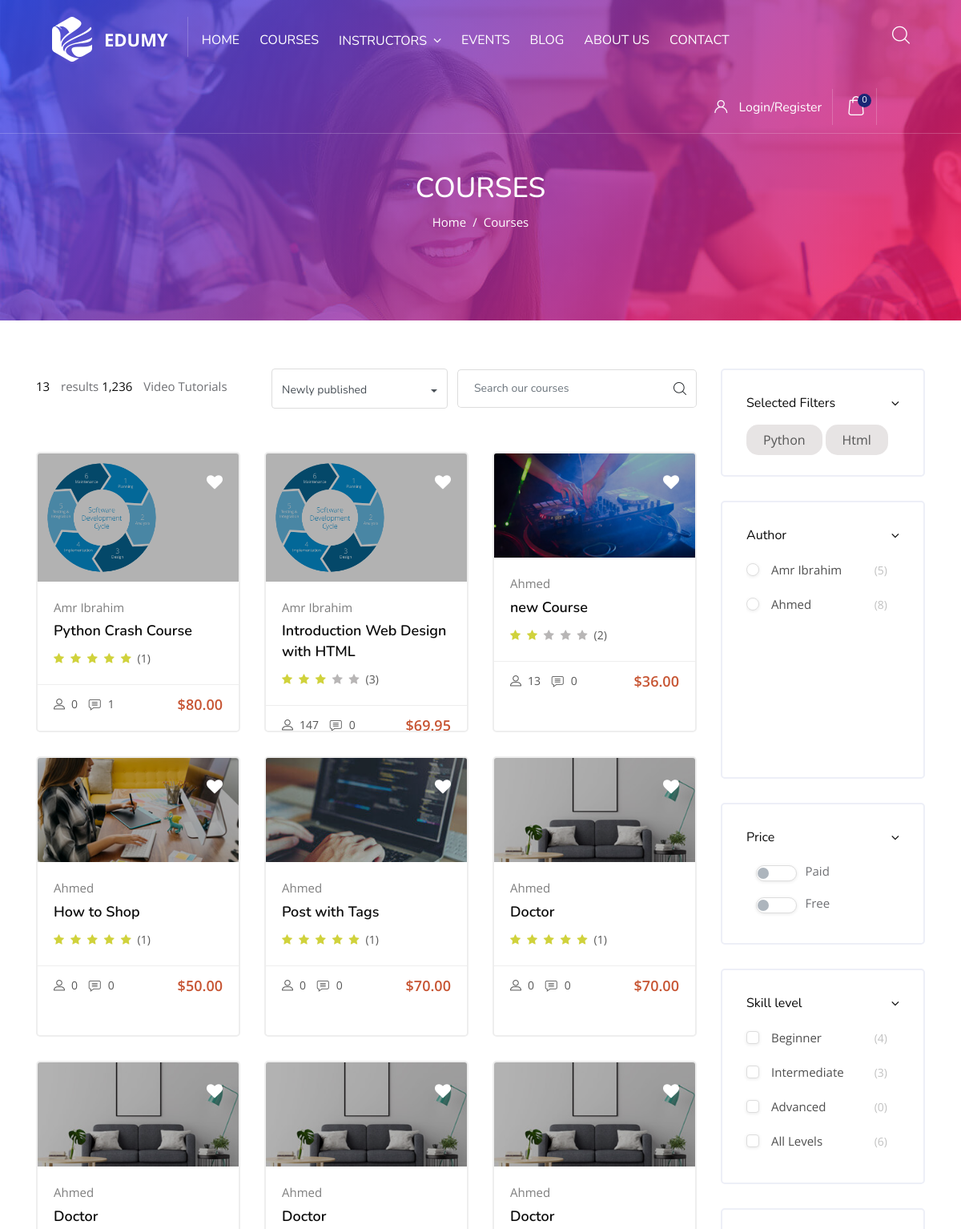
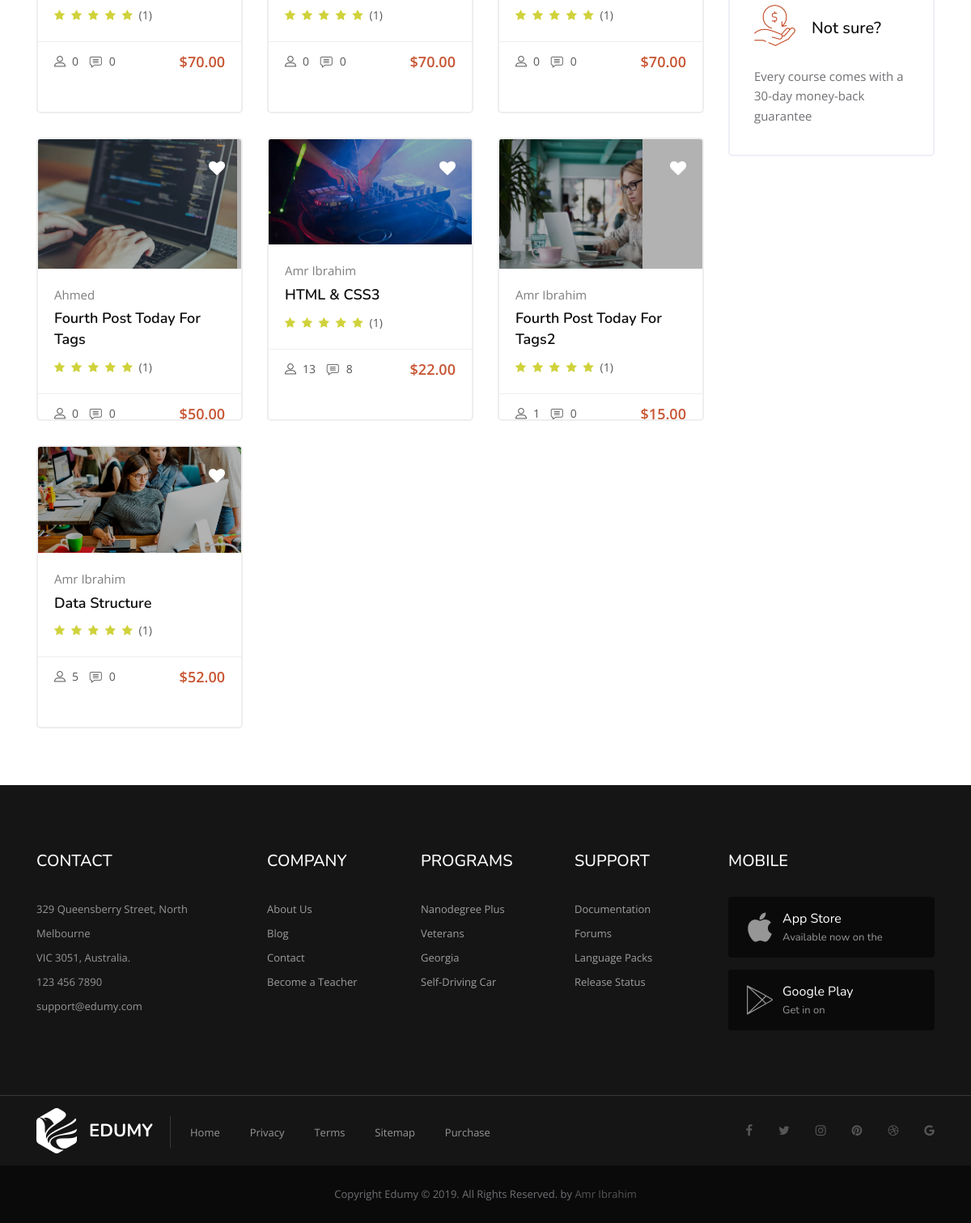
The app's page /search/ with its own data (2 pictures, top to bottom).
### courses/models.py (models this page shows, shortened)
class Course(models.Model):
    title                       = models.CharField(max_length=100)
    slug                        = models.SlugField(blank=True, null=True)
    author                      = models.ForeignKey(Instructor, on_delete=models.CASCADE)
    price                       = models.DecimalField(decimal_places=2, max_digits=10)
    discount                    = models.DecimalField(decimal_places=2, max_digits=10, blank=True, null=True)
    duration                    = models.IntegerField(default=0, help_text="Type the number of minutes", blank=True, null=True)
    full_lifetime_access        = models.BooleanField(default=True)
    assignments                 = models.BooleanField(default=True)
    Certificate_of_completion   = models.BooleanField(default=True)
    preview                     = models.FileField(verbose_name="Course Video Preview", upload_to=preview_video_upload, blank=True, null=True)
    thumbnail                   = models.FileField(verbose_name="Course Thumbnial Image", upload_to=preview_video_upload)
    overview                    = models.TextField()
    description                 = models.TextField()
    what_will_learn             = models.TextField(help_text="Separate them by comman and space.")
    requirements                = models.TextField(help_text="Separate them by comman and space.")
    Skill_level                 = models.CharField(choices=SKILL_LEVEL, default='All Level', max_length=20)
    Language                    = models.CharField(max_length=100)
    best_seller                 = models.BooleanField(default=False)
    tags                        = GenericRelation(Tag)
    comments                    = GenericRelation(Comment)
    enrolled                    = models.PositiveIntegerField(default=0)
    allowed_memberships         = models.ManyToManyField(Membership, default="Free")
    category                    = models.ManyToManyField(Category)
    views                       = models.PositiveIntegerField(default=0)
    total_points                = models.PositiveIntegerField(null=True, blank=True, default=1)
    avg_points                  = models.PositiveIntegerField(null=True, blank=True, default=1)
    total_rates                 = models.PositiveIntegerField(null=True, blank=True, default=1)
    timestamp                   = models.DateTimeField(auto_now_add=True)
    updated                     = models.DateTimeField(auto_now=True)
    def get_absolute_url(self):
        return reverse('courses:detail', kwargs={'slug': self.slug})
    @property
    def get_rates(self):
        av = self.avg_points / self.total_points * 100
        result = "{:.1f}".format(float(av / 20))
        r = math.floor(float(result))
        return [i for i in range(int(r))]
    @property
    def get_remainder(self):
        av = self.avg_points / self.total_points * 100
        result = "{:.1f}".format(float(av / 20))
        r = math.floor(float(result))
        total = 0
        for i in range(5):
            if int(r) < 5:
                total+=1
                r+=1
        return [i for i in range(int(total)) ]
    @property
    def comments_count(self):
        course_c_type = ContentType.objects.get_for_model(Course)
        comments_qs = Comment.objects.filter(content_type=course_c_type, object_id=self.id)
        return comments_qs.count()

class Category(models.Model):
    name = models.CharField(max_length=50)
    slug = models.SlugField(blank=True, null=True)
    image = models.ImageField(upload_to=category_image_upload)
    class Meta:
        verbose_name_plural = 'Categories'
    def get_absolute_url(self):
        return reverse('courses:category', kwargs={'slug': self.slug})

### instructors/models.py (models this page shows, shortened)
class Instructor(models.Model):
    user                        = models.ForeignKey(User, on_delete=models.CASCADE)
    username                    = models.CharField(max_length=50)
    title                       = models.CharField(max_length=100)
    avatar                      = models.ImageField(upload_to=image_upload_path, blank=True, null=True)
    overview                    = models.TextField()
    eductaion                   = models.CharField(max_length=100, blank=True, null=True)
    phone                       = models.CharField(max_length=50, blank=True, null=True)
    email                       = models.CharField(max_length=50)
    skype                       = models.CharField(max_length=50, blank=True, null=True)
    facebook                    = models.CharField(max_length=50, blank=True, null=True)
    twitter                     = models.CharField(max_length=50, blank=True, null=True)
    instagram                   = models.CharField(max_length=50, blank=True, null=True)
    linkedin                    = models.CharField(max_length=50, blank=True, null=True)
    experience                  = models.TextField(help_text="Separate them with Comma and Space.", blank=True, null=True)
    students                    = models.PositiveIntegerField(default=0)
    total_points                = models.PositiveIntegerField(null=True, blank=True, default=1)
    avg_points                  = models.PositiveIntegerField(null=True, blank=True, default=1)
    total_rates                 = models.PositiveIntegerField(null=True, blank=True, default=1)
    timestamp                   = models.DateTimeField(auto_now_add=True)
    updated                     = models.DateTimeField(auto_now=True)
    active                      = models.BooleanField(default=True)
    def __str__(self):
        return self.username

### courses/views.py (the view, shortened to what this page needs)
# urls.py: path('search/', search_view, name="search"),
def search_view(request):
    if request.method == 'GET':
        q = request.GET.get('q')
        search_post = request.GET.get('search_post')
        price = request.GET.get('price')
        search_instructor = request.GET.get('search_instructor')
        skill_level = request.GET.get('skill_level')
        queryset = Course.objects.all()
        cats = Category.objects.all()[:4]
        instructors = Instructor.objects.all()[:10]
        beginner = Course.objects.filter(Skill_level='beginner')
        intermediate = Course.objects.filter(Skill_level='intermediate')
        advanced = Course.objects.filter(Skill_level='advanced')
        all_levels = Course.objects.filter(Skill_level='all')
        if q:
            queryset = Course.objects.filter(
                Q(title__icontains=q)|
                Q(overview__icontains=q)|
                Q(author__username__icontains=q)
            )
        elif skill_level:
            queryset = Course.objects.filter(Skill_level=skill_level)
        elif price == "Free":
            queryset = Course.objects.filter(allowed_memberships__membership_type="free")
        elif price == "Paid":
            queryset = Course.objects.exclude(allowed_memberships__membership_type="free")
        elif search_instructor:
            queryset = Course.objects.filter(
                Q(author__username__icontains=search_instructor)
            )
        context = {
            'courses': queryset,
            'cats': cats or None,
            'instructors': instructors or None,
            'beginner': beginner,
            'intermediate': intermediate,
            'advanced': advanced,
            'all': all_levels
        }
    return render(request, 'courses/courses_list.html', context)

### courses/templates/courses/courses_list.html (shortened to what this page needs)
{% extends 'base.html' %}
{% load static %}
{% block content %}
<section class="inner_page_breadcrumb">
	<div class="container">
		<div class="row">
			<div class="col-xl-6 offset-xl-3 text-center">
				<div class="breadcrumb_content">
					<h4 class="breadcrumb_title">{% if title %} {{title}} {% else %} Courses {% endif %}</h4>
					<ol class="breadcrumb">
						<li class="breadcrumb-item"><a href="#">Home</a></li>
						<li class="breadcrumb-item active" aria-current="page">Courses</li>
					</ol>
				</div>
			</div>
		</div>
	</div>
</section>
<section class="our-team pb40">
	<div class="container">
		<div class="row">
			<div class="col-md-12 col-lg-8 col-xl-9">
				<div class="row">
					<div class="col-xl-4">
						<div class="instructor_search_result style2">
							<p class="mt10 fz15"><span class="color-dark pr10">{% if paginator %} {{paginator.count}}
									{% else %} {{courses.count}} {% endif %} </span> results <span
									class="color-dark pr10">1,236</span> Video Tutorials</p>
						</div>
					</div>
					<div class="col-xl-8">
						<div class="candidate_revew_select style2 text-right mb25">
							<ul>
								<li class="list-inline-item">
									<select class="selectpicker show-tick">
										<option>Newly published</option>
									</select>
								</li>
								<li class="list-inline-item">
									<div class="candidate_revew_search_box course mb30 fn-520">
										<form class="form-inline my-2 my-lg-0" method="GET" action="{% url 'search' %}">
											<input class="form-control mr-sm-2" type="search"
												placeholder="Search our courses" aria-label="Search" name='q'>
											<button class="btn my-2 my-sm-0" type="submit"><span
													class="flaticon-magnifying-glass"></span></button>
										</form>
									</div>
								</li>
							</ul>
						</div>
					</div>
				</div>
				<div class="row">
					{% for course in courses %}
					<div class="col-lg-6 col-xl-4">
						<div class="top_courses">
							<div class="thumb">
								<a href="{{ course.get_absolute_url }}"><img class="img-whp"
										src="{{ course.thumbnail.url }}" alt="{{course.title}}"></a>
								<div class="overlay">
									<div class="icon"><a href="#" class="wishlist_btn"
											data-url="{% url 'courses:add_to_wishlist' slug=course.slug %}"><span
												class="fa fa-heart {% if course in request.user.wishlist.courses.all %} color-red {% else %} white-color {% endif %}"></span></a>
									</div>
								</div>
							</div>
							<div class="details">
								<div class="tc_content">
									<p>{{course.author}}</p>
									<a href="{{ course.get_absolute_url }}">
										<h5>{{course.title}}</h5>
									</a>
									<ul class="tc_review">
										{% for _ in course.get_rates %}
										<li class="list-inline-item"><a href="#"><i class="fa fa-star"></i></a></li>
										{% endfor %}
										{% for _ in course.get_remainder %}
										<li class="list-inline-item"><a href="#"><i class="fa fa-star"
													style="color: #b8b6b6;"></i></a></li>
										{% endfor %}
										<li class="list-inline-item"><a href="#">({{course.total_rates}})</a></li>
									</ul>
								</div>
								<div class="tc_footer">
									<ul class="tc_meta float-left">
										<li class="list-inline-item"><a href="#"><i class="flaticon-profile"></i></a>
										</li>
										<li class="list-inline-item"><a href="#">{{course.views}}</a></li>
										<li class="list-inline-item"><a href="#"><i class="flaticon-comment"></i></a>
										</li>
										<li class="list-inline-item"><a href="#">{{course.comments_count}}</a></li>
									</ul>
									<div class="tc_price float-right">${{course.price}}</div>
								</div>
							</div>
						</div>
					</div>
					{% endfor %}
				</div>
			</div>
			<div class="col-lg-4 col-xl-3">
				<div class="selected_filter_widget style2 mb30">
					<div id="accordion" class="panel-group">
						<div class="panel">
							<div class="panel-heading">
								<h4 class="panel-title">
									<a href="#panelBodyfilter" class="accordion-toggle link fz20 mb15"
										data-toggle="collapse" data-parent="#accordion">Selected Filters</a>
								</h4>
							</div>
							<div id="panelBodyfilter" class="panel-collapse collapse show">
								<div class="panel-body">
									<div class="tags-bar style2">
										{% for cat in cats %}
										<a href="{{cat.get_absolute_url}}" style="display: inline-block;
										padding: 6px 21px;
										background: #e7e4e4;
										border-radius: 15px;"><span>{{cat.name}}</span></a>
										{% endfor %}
									</div>
								</div>
							</div>
						</div>
					</div>
				</div>
				<div class="selected_filter_widget style2">
					<div id="accordion" class="panel-group">
						<div class="panel">
							<div class="panel-heading">
								<h4 class="panel-title">
									<a href="#panelBodyAuthors" class="accordion-toggle link fz20 mb15"
										data-toggle="collapse" data-parent="#accordion">Author</a>
								</h4>
							</div>
							<div id="panelBodyAuthors" class="panel-collapse collapse show">
								<div class="panel-body">
									<div class="cl_skill_checkbox">
										<div class="content ui_kit_checkbox style2 text-left">
											{% for instructor in instructors %}
											<div class="custom-control custom-checkbox custom-checkbox-filter">
												<label class="custom-control-label" for="customCheck{{instructor.id}}"
													style="cursor: pointer;">{{instructor.username}}
													<span
														class="float-right">({{instructor.course_set.count}})</span></label>
											</div>
											{% endfor %}
										</div>
									</div>
								</div>
							</div>
						</div>
					</div>
				</div>
				<div class="selected_filter_widget style2 mb30">
					<div id="accordion" class="panel-group">
						<div class="panel">
							<div class="panel-heading">
								<h4 class="panel-title">
									<a href="#panelBodyPrice" class="accordion-toggle link fz20 mb15"
										data-toggle="collapse" data-parent="#accordion">Price</a>
								</h4>
							</div>
							<div id="panelBodyPrice" class="panel-collapse collapse show">
								<div class="panel-body">
									<div class="ui_kit_whitchbox">
										<div class="custom-control custom-switch">
											<label class="custom-control-label" for="customSwitch1"
												style="cursor: pointer;">Paid </label>
										</div>
										<div class="custom-control custom-switch">
											<label class="custom-control-label" for="customSwitch2"
												style="cursor: pointer;">Free</label>
										</div>
									</div>
								</div>
							</div>
						</div>
					</div>
				</div>
				<div class="selected_filter_widget style2 mb30">
					<div id="accordion" class="panel-group">
						<div class="panel">
							<div class="panel-heading">
								<h4 class="panel-title">
									<a href="#panelBodySkills" class="accordion-toggle link fz20 mb15"
										data-toggle="collapse" data-parent="#accordion">Skill level</a>
								</h4>
							</div>
							<div id="panelBodySkills" class="panel-collapse collapse show">
								<div class="panel-body">
									<div class="ui_kit_checkbox">
										<div class="custom-control custom-checkbox">
											<label class="custom-control-label" for="customCheck99"
												style="cursor: pointer;">Beginner <span
													class="float-right">({{beginner.count}})</span></label>
										</div>
										<div class="custom-control custom-checkbox">
											<label class="custom-control-label" for="customCheck98"
												style="cursor: pointer;">Intermediate <span
													class="float-right">({{intermediate.count}})</span></label>
										</div>
										<div class="custom-control custom-checkbox">
											<label class="custom-control-label" for="customCheck97"
												style="cursor: pointer;">Advanced <span
													class="float-right">({{advanced.count}})</span></label>
										</div>
										<div class="custom-control custom-checkbox">
											<label class="custom-control-label" for="customCheck96"
												style="cursor: pointer;">All Levels
												<span class="float-right">({{all.count}})</span></label>
										</div>
									</div>
								</div>
							</div>
						</div>
					</div>
				</div>
				<div class="selected_filter_widget style2">
					<span class="float-left"><img class="mr20" src="{% static 'images/resource/2.png' %}"
							alt="2.png"></span>
					<h4 class="mt15 fz20 fw500">Not sure?</h4>
					<br>
					<p>Every course comes with a 30-day money-back guarantee</p>
				</div>
			</div>
		</div>
	</div>
</section>
{% endblock %}

### records on screen
Course: thumbnail (picture), author "Amr Ibrahim", title "Python Crash Course", total_rates "1", views "0", comments_count "1", price "80.00"
Course: thumbnail (picture), author "Amr Ibrahim", title "Introduction Web Design with HTML", total_rates "3", views "147", comments_count "0", price "69.95"
Course: thumbnail (picture), author "Ahmed", title "new Course", total_rates "2", views "13", comments_count "0", price "36.00"
Course: thumbnail (picture), author "Ahmed", title "How to Shop", total_rates "1", views "0", comments_count "0", price "50.00"
Course: thumbnail (picture), author "Ahmed", title "Post with Tags", total_rates "1", views "0", comments_count "0", price "70.00"
Course: thumbnail (picture), author "Ahmed", title "Doctor", total_rates "1", views "0", comments_count "0", price "70.00"
Course: thumbnail (picture), author "Ahmed", title "Doctor", total_rates "1", views "0", comments_count "0", price "70.00"
Course: thumbnail (picture), author "Ahmed", title "Doctor", total_rates "1", views "0", comments_count "0", price "70.00"
Course: thumbnail (picture), author "Ahmed", title "Doctor", total_rates "1", views "0", comments_count "0", price "70.00"
Course: thumbnail (picture), author "Ahmed", title "Fourth Post Today For Tags", total_rates "1", views "0", comments_count "0", price "50.00"
Course: thumbnail (picture), author "Amr Ibrahim", title "HTML & CSS3", total_rates "1", views "13", comments_count "8", price "22.00"
Course: thumbnail (picture), author "Amr Ibrahim", title "Fourth Post Today For Tags2", total_rates "1", views "1", comments_count "0", price "15.00"
Course: thumbnail (picture), author "Amr Ibrahim", title "Data Structure", total_rates "1", views "5", comments_count "0", price "52.00"
Category: name "Python"
Category: name "Html"
Instructor: username "Amr Ibrahim", course_set.count "5"
Instructor: username "Ahmed", course_set.count "8"

### other values on screen
{{ request.user|cart_item_count }} "0"
{{ courses.count }} "13"
{{ beginner.count }} "4"
{{ intermediate.count }} "3"
{{ advanced.count }} "0"
{{ all.count }} "6"
